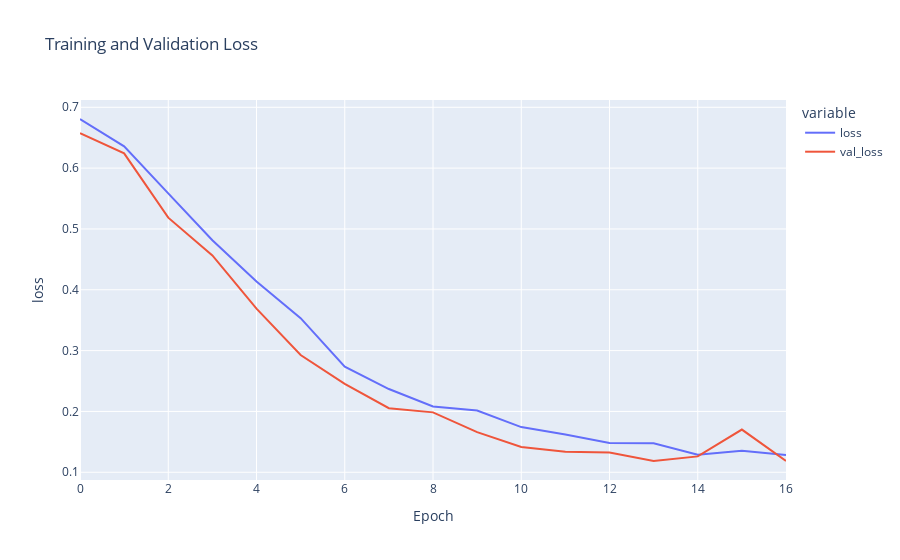

Notebook source saved alongside this figure:
### Markdown cell above
### Plotting

### Code cell
fig = px.line(history.history,
             y=['loss', 'val_loss'],
             labels={'index':'Epoch', 'value': 'loss'},
             title='Training and Validation Loss')

fig.show()

### Figure 1 — Plotly figure (JSON) as saved in the notebook; plotly's stock layout.template omitted (floating-point values rounded to 4 significant figures)
{"data": [{"hovertemplate": "variable=loss<br>Epoch=%{x}<br>loss=%{y}<extra></extra>", "legendgroup": "loss", "line": {"color": "#636efa", "dash": "solid"}, "marker": {"symbol": "circle"}, "mode": "lines", "name": "loss", "orientation": "v", "showlegend": true, "type": "scatter", "x": [0, 1, 2, 3, 4, 5, 6, 7, 8, 9, 10, 11, 12, 13, 14, 15, 16], "xaxis": "x", "y": [0.6808, 0.6358, 0.5585, 0.4815, 0.4138, 0.3533, 0.2737, 0.2368, 0.2083, 0.2016, 0.1743, 0.162, 0.1482, 0.1475, 0.1289, 0.1352, 0.1285], "yaxis": "y"}, {"hovertemplate": "variable=val_loss<br>Epoch=%{x}<br>loss=%{y}<extra></extra>", "legendgroup": "val_loss", "line": {"color": "#EF553B", "dash": "solid"}, "marker": {"symbol": "circle"}, "mode": "lines", "name": "val_loss", "orientation": "v", "showlegend": true, "type": "scatter", "x": [0, 1, 2, 3, 4, 5, 6, 7, 8, 9, 10, 11, 12, 13, 14, 15, 16], "xaxis": "x", "y": [0.6575, 0.6242, 0.5185, 0.4564, 0.3689, 0.2928, 0.2455, 0.2054, 0.1985, 0.166, 0.1416, 0.1338, 0.1324, 0.1185, 0.1261, 0.1702, 0.1187], "yaxis": "y"}], "layout": {"legend": {"title": {"text": "variable"}, "tracegroupgap": 0}, "title": {"text": "Training and Validation Loss"}, "xaxis": {"anchor": "y", "domain": [0, 1], "title": {"text": "Epoch"}}, "yaxis": {"anchor": "x", "domain": [0, 1], "title": {"text": "loss"}}}}
